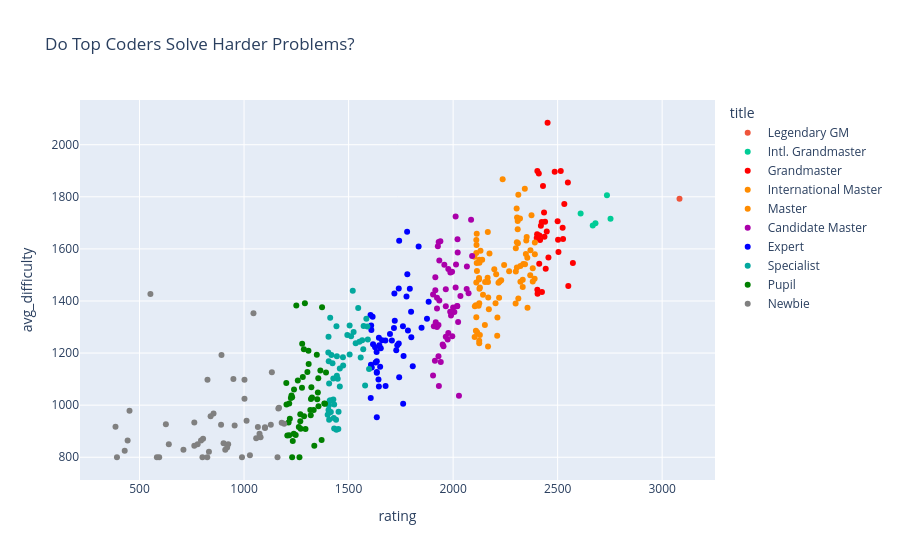

The cell this chart's notebook holds for it:
### Code cell
fig = px.scatter(
    df_final,
    x="rating",
    y="avg_difficulty",
    color="title",
    color_discrete_map=CF_COLOURS,
    title="Do Top Coders Solve Harder Problems?",
    hover_data=["handle", "contest_count"]
)

fig.show()

### Figure 1 — Plotly figure (JSON) as saved in the notebook; plotly's stock layout.template omitted (floating-point values rounded to 4 significant figures)
{"data": [{"customdata": [["Dominater069", 88]], "hovertemplate": "title=Legendary GM<br>rating=%{x}<br>avg_difficulty=%{y}<br>handle=%{customdata[0]}<br>contest_count=%{customdata[1]}<extra></extra>", "legendgroup": "Legendary GM", "marker": {"color": "#EF553B", "symbol": "circle"}, "mode": "markers", "name": "Legendary GM", "orientation": "v", "showlegend": true, "type": "scatter", "x": [3083], "xaxis": "x", "y": [1792.0], "yaxis": "y"}, {"customdata": [["kal013", 51], ["kshitij_sodani", 121], ["T1duS", 156], ["yashChandnani", 124], ["MridulAhi", 114]], "hovertemplate": "title=Intl. Grandmaster<br>rating=%{x}<br>avg_difficulty=%{y}<br>handle=%{customdata[0]}<br>contest_count=%{customdata[1]}<extra></extra>", "legendgroup": "Intl. Grandmaster", "marker": {"color": "#00cc96", "symbol": "circle"}, "mode": "markers", "name": "Intl. Grandmaster", "orientation": "v", "showlegend": true, "type": "scatter", "x": [2753, 2736, 2681, 2668, 2610], "xaxis": "x", "y": [1716.0, 1806.0, 1698.0, 1690.0, 1736.0], "yaxis": "y"}, {"customdata": [["i_will_be_less_than_blue", 31], ["ElDiablo", 85], ["rajat1603", 111], ["amnesiac_dusk", 121], ["SmolBrain", 143], ["amit_swami", 10], ["Everule", 97], ["CoderAnshu", 71], ["nishant403", 76], ["Sumeet.Varma", 46], ["jtnydv25", 174], ["Ashishgup", 139], ["TinTin_in_Quant", 40], ["pikel_rik", 82], ["KDVinit", 136], ["rivalq", 42], ["arnabmanna", 35], ["Baba", 60], ["cerberus97", 200], ["TechNite", 38], ["IceKnight1093", 192], ["teja349", 103], ["invertedwinger", 96], ["AwakeAnay", 118], ["harsh__h", 227], ["BhaskarTM", 39], ["-...-", 13], ["pranjal.ssh", 26], ["sai-17", 117], ["doped.silicon", 94], ["yash_daga", 77]], "hovertemplate": "title=Grandmaster<br>rating=%{x}<br>avg_difficulty=%{y}<br>handle=%{customdata[0]}<br>contest_count=%{customdata[1]}<extra></extra>", "legendgroup": "Grandmaster", "marker": {"color": "#FF0000", "symbol": "circle"}, "mode": "markers", "name": "Grandmaster", "orientation": "v", "showlegend": true, "type": "scatter", "x": [2573, 2551, 2549, 2532, 2526, 2524, 2515, 2504, 2502, 2500, 2486, 2456, 2452, 2448, 2443, 2440, 2437, 2435, 2430, 2425, 2424, 2420, 2416, 2413, 2412, 2410, 2404, 2403, 2403, 2402, 2400], "xaxis": "x", "y": [1546.0, 1457.0, 1855.0, 1772.0, 1638.0, 1681.0, 1899.0, 1588.0, 1635.0, 1706.0, 1896.0, 1567.0, 2084.0, 1667.0, 1523.0, 1704.0, 1647.0, 1739.0, 1842.0, 1435.0, 1703.0, 1689.0, 1635.0, 1651.0, 1543.0, 1890.0, 1428.0, 1899.0, 1443.0, 1656.0, 1642.0], "yaxis": "y"}, {"customdata": [["buri_buri_zaemon_", 90], ["hitman623", 130], ["Kalptaru", 75], ["NoCodeNoLife", 80], ["far_from_NOOB", 108], ["alecsyde", 75], ["vsriram1012", 112], ["Autocrat2005", 15], ["socho", 113], ["namo_superstar", 10], ["demoralizer", 56], ["dnshgyl21", 126], ["toothbrush", 54], ["xorfire", 47], ["gvaibhav21", 73], ["Harsh_kunwar", 95], ["Rodger2041", 76], ["used-fft", 24], ["abhinavvv306", 97], ["rishabh7699", 51], ["shiven", 143], ["mbrc", 88], ["the_nightmare", 116], ["DrearyJoke", 11], ["Ashwanth.K", 122], ["gaurav172", 136], ["tusg25", 79], ["TaherPatanwala", 8], ["akashdeep", 110], ["satyaki3794", 104], ["GodSpeed98", 19], ["shorya1835", 96]], "hovertemplate": "title=International Master<br>rating=%{x}<br>avg_difficulty=%{y}<br>handle=%{customdata[0]}<br>contest_count=%{customdata[1]}<extra></extra>", "legendgroup": "International Master", "marker": {"color": "#FF8C00", "symbol": "circle"}, "mode": "markers", "name": "International Master", "orientation": "v", "showlegend": true, "type": "scatter", "x": [2391, 2391, 2390, 2381, 2381, 2375, 2370, 2369, 2356, 2355, 2352, 2350, 2348, 2344, 2343, 2336, 2333, 2333, 2322, 2322, 2320, 2312, 2312, 2310, 2309, 2309, 2306, 2305, 2305, 2304, 2300, 2300], "xaxis": "x", "y": [1579.0, 1624.0, 1485.0, 1526.0, 1475.0, 1729.0, 1595.0, 1499.0, 1374.0, 1566.0, 1646.0, 1632.0, 1580.0, 1541.0, 1831.0, 1542.0, 1454.0, 1482.0, 1534.0, 1474.0, 1717.0, 1808.0, 1410.0, 1621.0, 1707.0, 1676.0, 1720.0, 1528.0, 1625.0, 1755.0, 1602.0, 1513.0], "yaxis": "y"}, {"customdata": [["God_Of_Blunder", 23], ["IndianICPC-Joke.", 7], ["Emikooh", 43], ["aviroop123", 88], ["sv1shan", 162], ["klexis", 77], ["aryan12", 149], ["ChinmayKarnik", 68], ["romegenixxx", 30], ["new_mistakes", 24], ["priyanshu_bhardwaj", 13], ["orientor", 85], ["djdolls", 29], ["Sumeet.Shirgure", 78], ["PR_0202", 82], ["knight_on_the_board", 16], ["Jinjazilla", 43], ["phpduke", 46], ["vivace_jr", 93], ["Pols_Agyi_Pols", 155], ["KharYusuf", 72], ["abhi-bnsl", 37], ["Priyank", 53], ["Ankit_332", 87], ["garuna", 47], ["fireheart17", 83], ["manavj7", 23], ["ak82", 37], ["kp_26", 59], ["Dark__Seith", 59], ["Hitesh_0301", 126], ["pk_27", 152], ["skhan_org", 112], ["aman28rwt", 123], ["bananasaur", 139], ["MFStarboy", 9], ["Chahel", 66], ["akcube", 116], ["professor_flux", 84], ["smz.26", 16], ["Jaydeep999997", 108], ["arjundabra", 58], ["fantasy420x", 9], ["hakaishin_3181", 73], ["n00bie", 27], ["Enigma27", 122], ["NightSky", 91], ["av22", 35], ["_BANKAI_", 37], ["thor_7", 6]], "hovertemplate": "title=Master<br>rating=%{x}<br>avg_difficulty=%{y}<br>handle=%{customdata[0]}<br>contest_count=%{customdata[1]}<extra></extra>", "legendgroup": "Master", "marker": {"color": "#FF8C00", "symbol": "circle"}, "mode": "markers", "name": "Master", "orientation": "v", "showlegend": true, "type": "scatter", "x": [2299, 2268, 2244, 2237, 2230, 2223, 2220, 2217, 2212, 2211, 2206, 2203, 2197, 2174, 2171, 2168, 2167, 2167, 2166, 2165, 2153, 2152, 2143, 2139, 2131, 2128, 2128, 2126, 2126, 2125, 2125, 2125, 2125, 2124, 2124, 2122, 2115, 2114, 2113, 2113, 2112, 2111, 2111, 2111, 2111, 2109, 2109, 2104, 2103, 2102], "xaxis": "x", "y": [1390.0, 1514.0, 1538.0, 1867.0, 1479.0, 1475.0, 1413.0, 1470.0, 1337.0, 1267.0, 1503.0, 1391.0, 1522.0, 1582.0, 1368.0, 1414.0, 1225.0, 1473.0, 1665.0, 1489.0, 1473.0, 1307.0, 1424.0, 1558.0, 1592.0, 1269.0, 1452.0, 1546.0, 1447.0, 1247.0, 1391.0, 1558.0, 1238.0, 1488.0, 1482.0, 1382.0, 1280.0, 1515.0, 1546.0, 1658.0, 1615.0, 1635.0, 1338.0, 1471.0, 1584.0, 1384.0, 1285.0, 1380.0, 1262.0, 1570.0], "yaxis": "y"}, {"customdata": [["Bliss_of_comprehension", 76], ["aditya2005", 43], ["Ridham.", 114], ["abhidot", 185], ["Dragokj03", 159], ["amolpratap007", 50], ["karthik789murugan", 7], ["Rimuru.123", 35], ["SagittariusAstar", 9], ["ethicoder", 11], ["pasricha_dhruv", 133], ["CrazyMerlyn", 25], ["rushabh7", 85], ["prakhar_777", 36], ["shlokagrawal", 29], ["satylogin", 28], ["sangram03", 87], ["malviyanshiv", 53], ["srijan123j", 55], ["BlueMistakes", 4], ["quizywiz", 31], ["yotin", 191], ["hehe21", 52], ["youtuber", 70], ["yoichi_isagi", 21], ["kamado", 7], ["meme", 75], ["notQueue", 21], ["ShubhamAvasthi", 239], ["justbaka", 43], ["vinuthegr8", 67], ["NotAryan", 48], ["agrawal117", 30], ["BeTheStar27", 20], ["ChandrashekharD", 67], ["Codingsucksbutmakesmoney", 33], ["itisalways42", 29], ["late_night_dreams", 69], ["utkarsh_kumar", 45], ["BhavayGoyal", 63], ["4lt_5hift_3lite", 10], ["Sumeet_mishra", 102], ["ankit-chauhan", 51], ["deepak0004", 18], ["Dishant_18", 122], ["StrikingCoupoid08", 14], ["KalshuCodes", 66], ["myth_gemphir", 63], ["BitWizz", 56], ["SyberCage", 60]], "hovertemplate": "title=Candidate Master<br>rating=%{x}<br>avg_difficulty=%{y}<br>handle=%{customdata[0]}<br>contest_count=%{customdata[1]}<extra></extra>", "legendgroup": "Candidate Master", "marker": {"color": "#AA00AA", "symbol": "circle"}, "mode": "markers", "name": "Candidate Master", "orientation": "v", "showlegend": true, "type": "scatter", "x": [2091, 2086, 2074, 2066, 2065, 2035, 2028, 2024, 2022, 2021, 2020, 2019, 2014, 2012, 2012, 2006, 2000, 1996, 1995, 1990, 1987, 1986, 1977, 1977, 1974, 1965, 1965, 1965, 1958, 1954, 1950, 1941, 1939, 1934, 1934, 1932, 1931, 1930, 1930, 1927, 1923, 1923, 1923, 1917, 1915, 1915, 1913, 1908, 1904, 1904], "xaxis": "x", "y": [1572.0, 1711.0, 1430.0, 1533.0, 1446.0, 1419.0, 1036.0, 1319.0, 1586.0, 1637.0, 1380.0, 1380.0, 1540.0, 1451.0, 1725.0, 1358.0, 1375.0, 1265.0, 1512.0, 1344.0, 1509.0, 1359.0, 1277.0, 1523.0, 1253.0, 1379.0, 1445.0, 1263.0, 1539.0, 1226.0, 1233.0, 1166.0, 1629.0, 1556.0, 1402.0, 1073.0, 1626.0, 1188.0, 1308.0, 1610.0, 1301.0, 1371.0, 1412.0, 1318.0, 1441.0, 1491.0, 1170.0, 1303.0, 1114.0, 1425.0], "yaxis": "y"}, {"customdata": [["godsparticle", 100], ["im_115", 98], ["itachi_uchiha118", 23], ["small_doubt", 20], ["T_Bone", 51], ["Dustin62", 9], ["asvcracker007", 42], ["kshitij_07", 57], ["_Dimpal_", 111], ["BinaryPioneer", 59], ["CoderPenguin", 41], ["DeadMan69", 81], ["LordAditya", 148], ["Vaibhav_Singh9888", 43], ["Top.G", 7], ["Kiroumaru", 2], ["aniketgupta30", 32], ["Sagar_Savaliya", 65], ["palash_07", 25], ["an1ket_62", 178], ["Adith1000", 90], ["yashviradiya", 57], ["Aditya_Gupta", 105], ["SJ26", 32], ["YashVashisht", 28], ["Hetkumar_Patel", 32], ["Arvind_Tomar", 76], ["sanjiv.shenoy", 44], ["m_patel", 41], ["umg_2004", 83], ["maanayush_17", 30], ["retrostoat", 20], ["MR.Shiva", 19], ["Unknown-one", 6], ["wanderer163", 51], ["KruNULL", 152], ["aayush_bg", 63], ["c_kumaar", 24], ["wooohooo", 10], ["jgtumkar", 45], ["Abhi_1997", 7], ["tazger", 15], ["purbenduHalder", 26], ["0x45", 17], ["Sp0idermon-Happy_at_Home", 32], ["f1ip_f1op", 64], ["anshhhhh", 47], ["ashwinisingh27", 23], ["Darknight007", 14], ["sankalp_", 50]], "hovertemplate": "title=Expert<br>rating=%{x}<br>avg_difficulty=%{y}<br>handle=%{customdata[0]}<br>contest_count=%{customdata[1]}<extra></extra>", "legendgroup": "Expert", "marker": {"color": "#0000FF", "symbol": "circle"}, "mode": "markers", "name": "Expert", "orientation": "v", "showlegend": true, "type": "scatter", "x": [1883, 1875, 1849, 1835, 1807, 1800, 1799, 1793, 1784, 1781, 1780, 1777, 1763, 1761, 1760, 1742, 1742, 1740, 1740, 1733, 1728, 1721, 1719, 1717, 1707, 1698, 1677, 1676, 1660, 1654, 1651, 1647, 1645, 1645, 1643, 1635, 1635, 1635, 1635, 1634, 1629, 1627, 1617, 1615, 1611, 1609, 1608, 1607, 1606, 1605], "xaxis": "x", "y": [1397.0, 1332.0, 1297.0, 1610.0, 1149.0, 1260.0, 1358.0, 1447.0, 1287.0, 1503.0, 1666.0, 1418.0, 1189.0, 1006.0, 1303.0, 1631.0, 1107.0, 1448.0, 1237.0, 1230.0, 1211.0, 1324.0, 1429.0, 1297.0, 1248.0, 1273.0, 1074.0, 1248.0, 1249.0, 1218.0, 1147.0, 1230.0, 1072.0, 1259.0, 1099.0, 1127.0, 1125.0, 953.6, 1169.0, 1204.0, 1164.0, 1223.0, 1234.0, 1339.0, 1145.0, 1288.0, 1306.0, 1155.0, 1027.0, 1346.0], "yaxis": "y"}, {"customdata": [["random_001", 29], ["shikhar2k01", 136], ["Zobio", 54], ["nantha_manish", 78], ["RahkinM", 6], ["flakes24", 98], ["Greyitis", 48], ["jayesh_muley", 19], ["bxtch8008", 44], ["s0ber_", 17], ["tokuchi", 83], ["blackcoder0212", 125], ["Revs", 27], ["DarkRealm018", 12], ["Prajit717", 27], ["Bumbler", 27], ["vaibhav_1710", 98], ["thelonesailor", 130], ["hav0k", 12], ["Chinmay_Kulkarni_Codes", 50], ["Virus_ki_Pen", 42], ["aniket965", 2], ["Cute-panda", 25], ["Advanceraider", 6], ["Rahulkr_620", 42], ["Kush_313", 7], ["rum22", 33], ["Rohit_28", 26], ["_jellybean", 33], ["viveknamaye", 63], ["Saurabh124", 99], ["vineetalp002", 18], ["upsachin", 11], ["ishaan19code", 42], ["nayan_abhi", 24], ["virat03", 43], ["Amz42", 60], ["Vishnu_Tirth", 35], ["_IMMORTAL_", 26], ["devanshv17", 7], ["mohitksharma2322", 60], ["Mudit21", 45], ["ashishsaraswat1912", 13], ["krsna.nandula", 1], ["18071A0481", 1], ["Realitycheck", 66], ["abhaykumarjnvnit", 46], ["writetoom2003", 22], ["bruce_x001", 95], ["RonQ", 19]], "hovertemplate": "title=Specialist<br>rating=%{x}<br>avg_difficulty=%{y}<br>handle=%{customdata[0]}<br>contest_count=%{customdata[1]}<extra></extra>", "legendgroup": "Specialist", "marker": {"color": "#03A89E", "symbol": "circle"}, "mode": "markers", "name": "Specialist", "orientation": "v", "showlegend": true, "type": "scatter", "x": [1598, 1592, 1590, 1585, 1579, 1572, 1570, 1565, 1558, 1552, 1546, 1534, 1524, 1520, 1512, 1505, 1505, 1494, 1474, 1473, 1458, 1458, 1452, 1451, 1448, 1444, 1444, 1442, 1442, 1440, 1431, 1431, 1429, 1427, 1427, 1423, 1418, 1415, 1412, 1412, 1409, 1407, 1407, 1407, 1406, 1405, 1404, 1404, 1403, 1400], "xaxis": "x", "y": [1139.0, 1252.0, 1302.0, 1332.0, 1075.0, 1304.0, 1215.0, 1249.0, 1183.0, 1244.0, 1373.0, 1238.0, 1281.0, 1440.0, 1265.0, 1194.0, 1306.0, 1269.0, 1152.0, 1184.0, 1072.0, 1141.0, 974.3, 908.3, 1102.0, 1112.0, 1188.0, 905.1, 1303.0, 943.8, 1003.0, 910.4, 951.1, 1103.0, 1022.0, 1161.0, 1193.0, 974.0, 1335.0, 1019.0, 1016.0, 943.6, 1083.0, 971.4, 1000.0, 1168.0, 1263.0, 981.7, 1202.0, 963.6], "yaxis": "y"}, {"customdata": [["Devil_221", 43], ["CodeSaranghae_", 11], ["proof_by_magic", 10], ["mohit_pandey", 19], ["pypypraful", 2], ["burkeshoes", 12], ["Wigan", 19], ["bajajshivam178", 15], ["Francis010", 38], ["sachin_ji", 27], ["suraj1611", 40], ["bhaiyagaming2021", 5], ["Dark_phoenix6127", 24], ["paddy_29", 18], ["Tus_har0112", 30], ["Saidam_Venkatesh", 44], ["noogle05", 3], ["nishant_sachdeva", 19], ["sakshi21g", 86], ["alt.sucks", 14], ["adityag558", 37], ["Nats_23", 2], ["vaibhaviiitb", 9], ["Vishwa_savani", 60], ["Manish210", 46], ["Tanya_", 29], ["manas0008", 13], ["sethuiyer95", 3], ["shrivats", 63], ["Rj_coder_iitian", 17], ["carnage28", 14], ["parth191", 2], ["Chaheti", 12], ["amrit2104", 34], ["just_ritik", 14], ["4O4_stillnotfound", 21], ["KeshavaDk", 15], ["shubhammaurya767", 28], ["ShashwatMishra2411", 6], ["_arun_", 3], ["sharmahimanshu", 27], ["Qn_14", 28], ["Rishi2611", 14], ["sandy_2", 42], ["aadi07", 18], ["sanyamjain9675", 5], ["its_aashishp", 7], ["nandita_hm", 17], ["Dhvanil_Patel_23", 38], ["....4", 42]], "hovertemplate": "title=Pupil<br>rating=%{x}<br>avg_difficulty=%{y}<br>handle=%{customdata[0]}<br>contest_count=%{customdata[1]}<extra></extra>", "legendgroup": "Pupil", "marker": {"color": "#008000", "symbol": "circle"}, "mode": "markers", "name": "Pupil", "orientation": "v", "showlegend": true, "type": "scatter", "x": [1392, 1387, 1384, 1373, 1371, 1365, 1356, 1355, 1353, 1350, 1348, 1336, 1333, 1325, 1322, 1320, 1319, 1317, 1309, 1308, 1303, 1294, 1291, 1287, 1286, 1281, 1278, 1277, 1271, 1269, 1269, 1265, 1262, 1257, 1250, 1247, 1239, 1238, 1233, 1230, 1230, 1227, 1224, 1219, 1216, 1216, 1213, 1207, 1203, 1202], "xaxis": "x", "y": [1125.0, 1005.0, 1006.0, 1376.0, 866.7, 1133.0, 995.9, 1103.0, 1048.0, 1023.0, 1194.0, 844.2, 981.3, 1030.0, 1069.0, 1024.0, 961.1, 981.3, 1158.0, 1209.0, 1128.0, 908.2, 1391.0, 957.7, 1214.0, 1108.0, 1236.0, 1067.0, 909.4, 964.9, 938.3, 800.0, 916.3, 1094.0, 1382.0, 885.4, 1060.0, 890.5, 862.5, 800.0, 1030.0, 1037.0, 1028.0, 947.6, 884.8, 1006.0, 933.3, 883.8, 1003.0, 1085.0], "yaxis": "y"}, {"customdata": [["baishalidebk_1312", 4], ["Sam_173", 17], ["parth.gupta0605", 25], ["deepakmarudi2024", 20], ["sumukhgupta", 3], ["ishanjn.jain", 37], ["lakshaysharma", 56], ["Fahad05", 14], ["SKnight2", 21], ["willGaxXx", 12], ["bochaliya", 10], ["KMC272117_Shahid", 6], ["Sambhav20", 8], ["adhi12", 47], ["carrotcake", 12], ["IncomingRedemptionArc", 7], ["raj24sahil", 23], ["karthikkamal", 90], ["red_coderiiitbh", 13], ["shaiknoorhameeda", 4], ["Gok_B", 14], ["_ansii_", 56], ["priyankadeshmukh", 12], ["Rayirth_S", 10], ["cookies04", 3], ["shini166", 11], ["Owais0947", 12], ["RishiVerma", 13], ["hanisntsolo", 26], ["Rahul_singh007", 4], ["atavalinamratha", 5], ["softcodeln", 64], ["DyPhenetac", 7], ["akash.kkrr.0811", 18], ["Shikhar45", 8], ["kiran1929", 3], ["dwivediianu73", 9], ["Tokyo24", 13], ["thedarksoy", 14], ["ShubhamJ2001", 6], ["Artemyst", 2], ["samarth9201", 2], ["Chiku_", 2], ["asritha7125", 2], ["anu_codes03", 1], ["Lohith_reddy", 10], ["Snehashis", 1], ["ayyushraj", 1], ["i_love_sakshi_sharma", 1], ["Direhowl", 1]], "hovertemplate": "title=Newbie<br>rating=%{x}<br>avg_difficulty=%{y}<br>handle=%{customdata[0]}<br>contest_count=%{customdata[1]}<extra></extra>", "legendgroup": "Newbie", "marker": {"color": "#808080", "symbol": "circle"}, "mode": "markers", "name": "Newbie", "orientation": "v", "showlegend": true, "type": "scatter", "x": [1192, 1180, 1167, 1164, 1160, 1133, 1128, 1100, 1100, 1079, 1075, 1074, 1066, 1058, 1045, 1028, 1012, 1002, 1002, 990, 955, 949, 924, 919, 910, 902, 892, 890, 854, 840, 832, 825, 824, 804, 801, 794, 778, 762, 762, 710, 640, 626, 594, 583, 552, 452, 443, 429, 392, 385], "xaxis": "x", "y": [928.6, 932.9, 990.2, 987.0, 800.0, 1126.0, 925.3, 912.5, 914.8, 876.4, 878.6, 890.5, 915.9, 872.7, 1353.0, 807.7, 940.2, 1098.0, 1025.0, 800.0, 921.6, 1101.0, 850.0, 837.1, 828.4, 853.8, 1193.0, 924.3, 967.9, 957.3, 821.1, 1098.0, 800.0, 871.4, 800.0, 864.7, 850.0, 843.8, 933.3, 828.6, 850.0, 926.5, 800.0, 800.0, 1426.0, 978.3, 864.7, 825.0, 800.0, 916.7], "yaxis": "y"}], "layout": {"legend": {"title": {"text": "title"}, "tracegroupgap": 0}, "title": {"text": "Do Top Coders Solve Harder Problems?"}, "xaxis": {"anchor": "y", "domain": [0, 1], "title": {"text": "rating"}}, "yaxis": {"anchor": "x", "domain": [0, 1], "title": {"text": "avg_difficulty"}}}}
